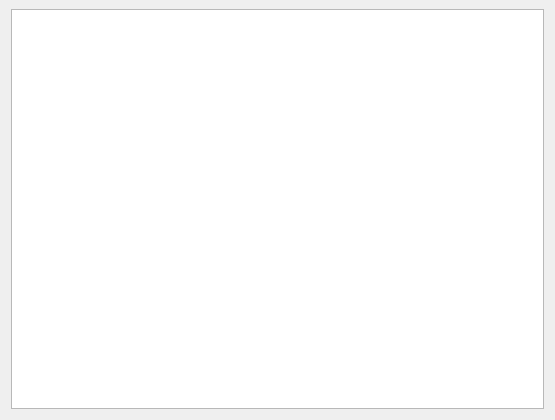
<?xml version="1.0" encoding="UTF-8"?>
<ui version="4.0">
 <class>MyFile</class>
 <widget class="QWidget" name="MyFile">
  <property name="geometry">
   <rect>
    <x>0</x>
    <y>0</y>
    <width>555</width>
    <height>420</height>
   </rect>
  </property>
  <property name="windowTitle">
   <string>Form</string>
  </property>
  <layout class="QVBoxLayout" name="verticalLayout">
   <property name="topMargin">
    <number>9</number>
   </property>
   <item>
    <widget class="QListWidget" name="listWidget"/>
   </item>
  </layout>
 </widget>
 <resources/>
 <connections/>
</ui>
